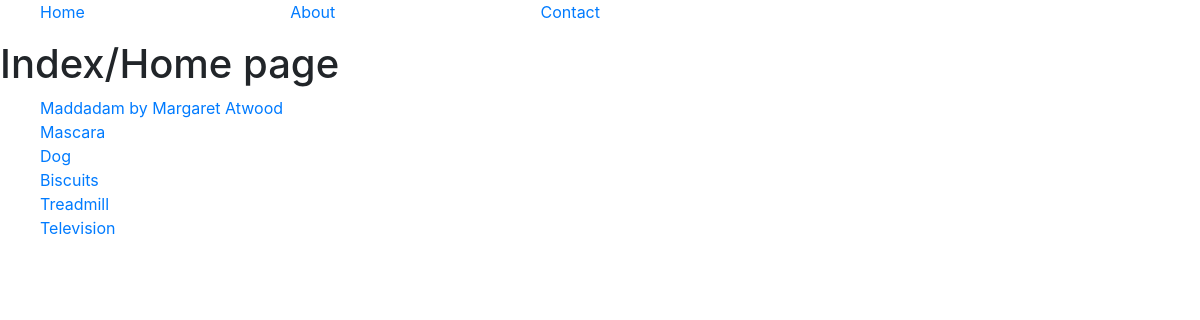
The page / on the database its author committed.
### for_sale_app/models.py (models this page shows)
class Product(models.Model):
    PRODUCT_CATEGORIES = [
        ('HB', 'Health and beauty'),
        ('OTHER', 'Other'),
        ('ELEC', 'Electronics'),
        ('HOME', 'Home'),
        ('SPORT', 'Sports and exercise'),
        ('ENTER', 'Entertainment'),
        ('FOOD', 'Food'),
        ('BOOK', 'Books'),
    ]
    category = models.CharField(max_length=5, choices=PRODUCT_CATEGORIES, default='OTHER')
    user = models.ForeignKey(User, on_delete=models.CASCADE, blank=True)
    price = models.DecimalField(default=0.00, decimal_places=2, max_digits=10)
    picture = models.ImageField(default='images/default.jpg', null=True, upload_to='images/', blank=True, )
    title = models.CharField(max_length=120)
    description = models.TextField(blank=True)
    def __str__(self):
        return self.title
    def get_absolute_url(self):
        return reverse("for_sale_app:product-detail", kwargs={"my_id": self.id})

### for_sale_app/views.py (the view)
# urls.py: path('', views.index, name='index'),
def index(request):
    queryset = Product.objects.all()
    context = {
        'product_list': queryset
    }
    return render(request, 'for_sale_app/index.html', context)

### templates/for_sale_app/index.html
{% extends 'for_sale_app/base.html' %}
{% load static %}
{% block content %}
    <h1>Index/Home page</h1>
    <ul>
    {% for product in product_list %}
        <li><a href="{{ product.get_absolute_url }}">{{ product }}</a></li>
    {% endfor %}
    </ul>
{% endblock %}

### for_sale_app/static/for_sale_app/style.css (style rules this page uses)
ul, li { list-style: none; }

### rows shown on the page
Product: title "Maddadam by Margaret Atwood"
Product: title "Mascara"
Product: title "Dog"
Product: title "Biscuits"
Product: title "Treadmill"
Product: title "Television"
